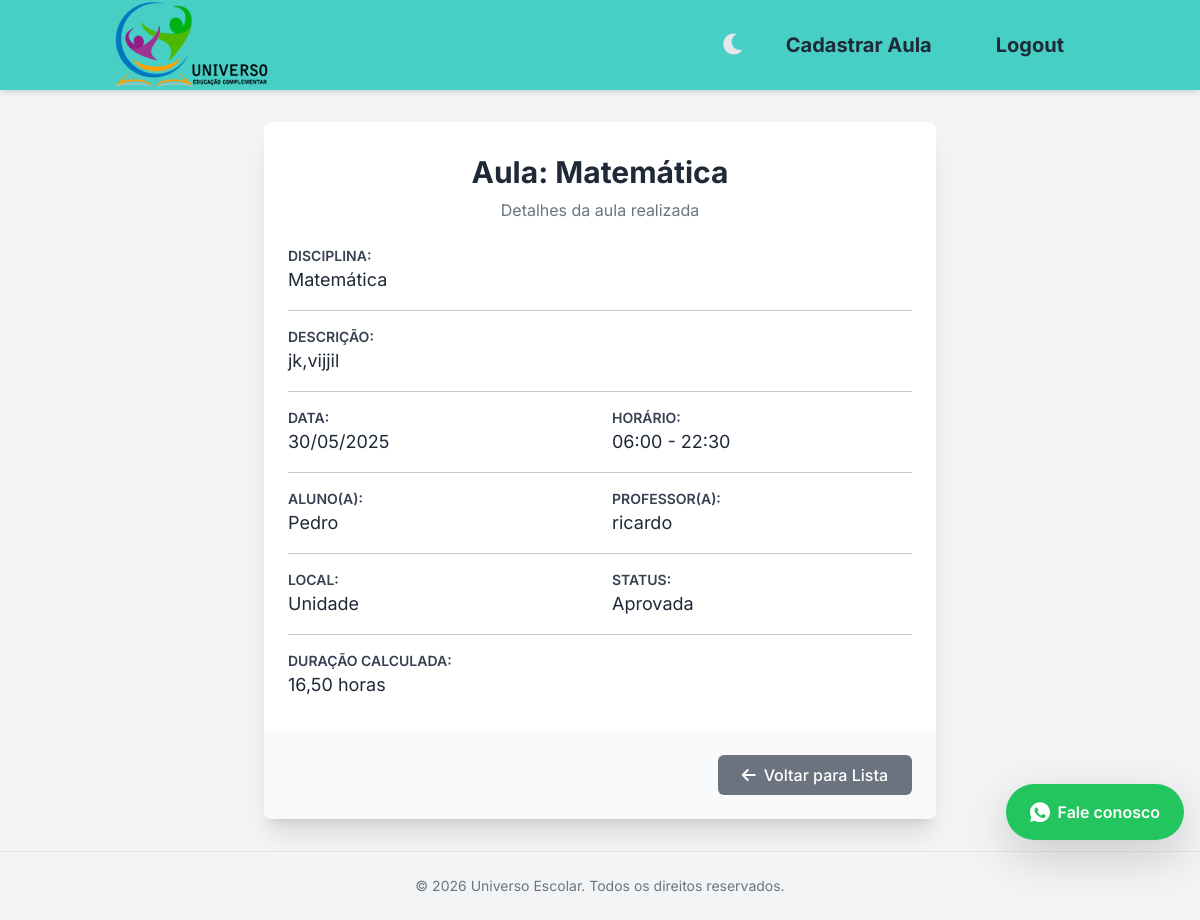
/aula/3/detalhes/ (signed in), run on the app's committed database.
### uniescolar/models.py (models this page shows, shortened)
class Aula(models.Model):
    STATUS_APROVACAO_CHOICES = [
        ('pendente', 'Pendente'),
        ('aprovada', 'Aprovada'),
        ('rejeitada', 'Rejeitada'),
    ]
    id = models.AutoField(primary_key=True)
    local = models.CharField(max_length=100)
    disciplina = models.ForeignKey(Disciplina, on_delete=models.CASCADE, related_name="aulas_disciplina")
    data_inicio = models.DateField(default=timezone.now)
    hora_inicio = models.TimeField(default=hora_inicio_padrao)
    hora_fim = models.TimeField(default=hora_fim_padrao)
    aluno = models.ForeignKey(
        Aluno,
        on_delete=models.CASCADE,
        related_name="aulas"
    )
    professor = models.ForeignKey(
        Professor,
        on_delete=models.CASCADE,
        related_name="aulas_ministradas"
    )
    descricao = models.TextField()
    status_aprovacao = models.CharField( # NOVO CAMPO
        max_length=10,
        choices=STATUS_APROVACAO_CHOICES,
        default='pendente' # Default para novas aulas
    )
    class Meta:
        unique_together = (
            'aluno', 'professor', 'data_inicio', 'hora_inicio', 'hora_fim'
        )

class Disciplina(models.Model):
    nome = models.CharField(max_length=100)
    def __str__(self):
        return f"{self.nome}"

class Aluno(models.Model):
    SEXO_CHOICES = [
        ('M', 'Masculino'),
        ('F', 'Feminino'),
        ('O', 'Outro'),
    ]
    id = models.AutoField(primary_key=True)
    nome = models.CharField(max_length=200)
    sexo = models.CharField(max_length=30, choices=SEXO_CHOICES)
    data_nascimento = models.DateField(default=timezone.now)
    responsavel = models.ForeignKey( # Aluno tem um Responsavel
        Responsavel,
        on_delete=models.CASCADE,
        related_name="alunos_dependentes" # Permite responsavel.alunos_dependentes.all()
    )
    def __str__(self):
        responsavel_nome = str(self.responsavel) if self.responsavel else "Sem responsável"
        return f"{self.nome}"

class Responsavel(models.Model):
    CPF = models.CharField(max_length=14, primary_key=True, default='') # CPF como PK
    user = models.ForeignKey( # Relação com o User do Django
        User,
        on_delete=models.CASCADE,
        default=None,
        null=True,
        blank=True,
        related_name="responsavel_profiles" # Permite user.responsavel_profiles.all()
    )
    profissao = models.CharField(max_length=255)
    def __str__(self):
        if self.user:
            return (
            f"{self.user.first_name} {self.user.last_name}".strip()
            or self.user.username
        )
        return "Responsável sem usuário"

class Professor(models.Model):
    user = models.OneToOneField( # Relação OneToOne com User do Django, User é a PK de Professor
        User,
        on_delete=models.CASCADE,
        primary_key=True,
        default=None,
        related_name="professor_profile" # Permite user.professor_profile
    )
    materia = models.CharField(max_length=100)
    def __str__(self):
        return f"{self.user.username}"

### uniescolar/views.py (the view)
# urls.py: path('aula/<int:id>/detalhes/', views.aula_detail_view, name='detalhe_aula'),
@login_required
def aula_detail_view(request, id):
    aula_instance = get_object_or_404(Aula.objects.select_related('disciplina', 'aluno', 'professor__user'), id=id)
    user_can_view = False
    user_is_gestor = is_gestor_check(request.user)
    user_is_professor_of_aula = hasattr(request.user, 'professor_profile') and aula_instance.professor == request.user.professor_profile
    user_is_responsavel_of_aluno = False
    if hasattr(request.user, 'responsavel_profiles'):
        if aula_instance.aluno.responsavel in request.user.responsavel_profiles.all():
            user_is_responsavel_of_aluno = True
    if user_is_gestor:
        user_can_view = True
    elif user_is_professor_of_aula:
        user_can_view = True
    elif user_is_responsavel_of_aluno and aula_instance.status_aprovacao == 'aprovada':
        user_can_view = True
    if not user_can_view:
        messages.error(request, "Você não tem permissão para ver detalhes desta aula ou a aula não está aprovada.")
        return redirect('home')
    if not hasattr(aula_instance, 'duracao_calculada'):
        aula_instance.duracao_calculada = 0.0
        if aula_instance.hora_inicio and aula_instance.hora_fim:
            dia_para_calculo = aula_instance.data_inicio if aula_instance.data_inicio else date.today()
            try:
                datetime_inicio = datetime.combine(dia_para_calculo, aula_instance.hora_inicio)
                datetime_fim = datetime.combine(dia_para_calculo, aula_instance.hora_fim)
                if datetime_fim > datetime_inicio:
                    aula_instance.duracao_calculada = round((datetime_fim - datetime_inicio).total_seconds() / 3600, 2)
            except TypeError:
                pass
    return render(request,'aula.html',{'aula':aula_instance})

### uniescolar/context_processors.py (called while the page is built)
def nav_access_permissions(request):
    can_add_aula = False
    if request.user.is_authenticated:
        is_professor = False
        if not request.user.is_anonymous:
            try:
                is_professor = Professor.objects.filter(pk=request.user.pk).exists()
            except TypeError: # Pode acontecer se request.user.pk for None para AnonymousUser
                pass
        if request.user.is_superuser or is_professor:
            can_add_aula = True
    return {'can_add_aula_permission': can_add_aula}

### uniescolar/views.py (called while the page is built)
def is_gestor_check(user):
    return user.is_authenticated and hasattr(user, 'gestor_profile')

### uniescolar/templates/aula.html (shortened to what this page needs)
{% extends 'base.html' %}
{% load static %}
{% block content %}
<div class="container mx-auto px-4 py-8">
    <div class="max-w-2xl mx-auto bg-white dark:bg-gray-800 shadow-xl rounded-lg overflow-hidden">
        <div class="px-6 py-8">
            <h2 class="text-3xl font-bold text-content mb-2 text-center">Aula: {{ aula.disciplina }}</h2>
            <p class="text-center text-muted mb-6">Detalhes da aula realizada</p>
            <div class="space-y-4">
                <div>
                    <h5 class="text-sm font-semibold text-label uppercase">Disciplina:</h5>
                    <p class="text-content text-lg">{{ aula.disciplina }}</p>
                </div>
                <hr class="dark:border-gray-700">
                <div>
                    <h5 class="text-sm font-semibold text-label uppercase">Descrição:</h5>
                    <p class="text-content text-lg">{{ aula.descricao|linebreaksbr }}</p>
                </div>
                <hr class="dark:border-gray-700">
                <div class="grid grid-cols-1 md:grid-cols-2 gap-4">
                    <div>
                        <h5 class="text-sm font-semibold text-label uppercase">Data:</h5>
                        <p class="text-content text-lg">{{ aula.data_inicio|date:"d/m/Y" }}</p>
                    </div>
                    <div>
                        <h5 class="text-sm font-semibold text-label uppercase">Horário:</h5>
                        <p class="text-content text-lg">{{ aula.hora_inicio|time:"H:i" }} - {{ aula.hora_fim|time:"H:i" }}</p>
                    </div>
                </div>
                <hr class="dark:border-gray-700">
                <div class="grid grid-cols-1 md:grid-cols-2 gap-4">
                    <div>
                        <h5 class="text-sm font-semibold text-label uppercase">Aluno(a):</h5>
                        <p class="text-content text-lg">{{ aula.aluno }}</p>
                    </div>
                    <div>
                        <h5 class="text-sm font-semibold text-label uppercase">Professor(a):</h5>
                        <p class="text-content text-lg">{{ aula.professor }}</p>
                    </div>
                </div>
                <hr class="dark:border-gray-700">
                <div class="grid grid-cols-1 md:grid-cols-2 gap-4">
                    <div>
                        <h5 class="text-sm font-semibold text-label uppercase">Local:</h5>
                        <p class="text-content text-lg">{{ aula.local }}</p>
                    </div>
                    <div>
                        <h5 class="text-sm font-semibold text-label uppercase">Status:</h5>
                        <p class="text-content text-lg">{{ aula.get_status_aprovacao_display }}</p>
                    </div>
                </div>
                 {% if aula.duracao_calculada %}
                <hr class="dark:border-gray-700">
                <div>
                    <h5 class="text-sm font-semibold text-label uppercase">Duração Calculada:</h5>
                    <p class="text-content text-lg">{{ aula.duracao_calculada|floatformat:2 }} horas</p>
                </div>
                {% endif %}
            </div>
        </div>
        <div class="bg-gray-50 dark:bg-gray-700 px-6 py-4 flex flex-col sm:flex-row justify-end items-center space-y-2 sm:space-y-0 sm:space-x-3">
            <a href="{% url 'home' %}"
               class="btn-secondary-custom text-center w-full sm:w-auto px-4 py-2 rounded-md font-medium flex items-center justify-center">
               <i class="fas fa-arrow-left mr-2"></i>Voltar para Lista
            </a>
        </div>
    </div>
</div>
{% endblock %}

### uniescolar/templates/base.html (style rules this page uses)
body { font-family: "Inter", sans-serif; background-color: #f3f4f6; color: #1f2937; transition: background-color 0.3s ease, color 0.3s ease; display: flex; flex-direction: column; min-height: 100vh; }
.text-content { color: #1f2937; transition: color 0.3s ease; }
.text-muted { color: #4b5563; transition: color 0.3s ease; }
.text-label { color: #374151; transition: color 0.3s ease; }
.btn-secondary-custom { background-color: #6b7280; color: #ffffff; @apply font-semibold py-2 px-4 rounded-md hover:bg-gray-600 transition-colors duration-150 ease-in-out; }

### data on the page
Aula: disciplina "Matemática", descricao "jk,vijjil", data_inicio "30/05/2025", hora_inicio "06:00", hora_fim "22:30", aluno "Pedro", professor "ricardo", local "Unidade", status_aprovacao "Aprovada", duracao_calculada "16,50"
